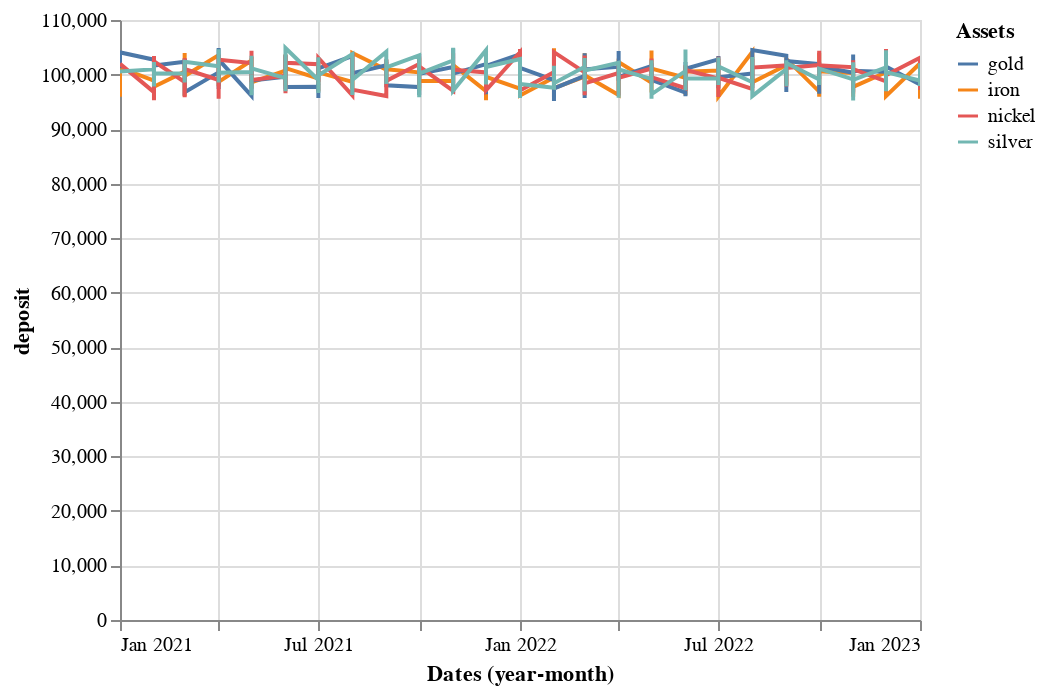

The cell this chart's notebook holds for it:
### Code cell
input_dropdown = alt.binding_select(options=['gold','iron','nickel','silver'], name='Asset')
selection = alt.selection_single(fields=['Assets'], bind=input_dropdown)
alt.Chart(df).mark_line().encode( 
    x='yearmonth(Dates):T',
    y = 'deposit',  color = 'Assets',
    tooltip = 'Balance').add_selection(
  selection
).interactive()

### Figure 1 — Vega-Lite specification as saved in the notebook (floating-point values rounded to 4 significant figures; data arrays with more than 128 entries replaced by an {"elided": "..."} marker saying what was removed)
{"config": {"view": {"continuousWidth": 400, "continuousHeight": 300}}, "data": {"name": "data-5edddd422d2bc58d3902e396aab7e2b0"}, "mark": "line", "encoding": {"color": {"field": "Assets", "type": "nominal"}, "tooltip": {"field": "Balance", "type": "quantitative"}, "x": {"field": "Dates", "timeUnit": "yearmonth", "type": "temporal"}, "y": {"field": "deposit", "type": "quantitative"}}, "selection": {"selector009": {"type": "single", "fields": ["Assets"], "bind": {"input": "select", "options": ["gold", "iron", "nickel", "silver"], "name": "Asset"}}, "selector010": {"type": "interval", "bind": "scales", "encodings": ["x", "y"]}}, "$schema": "https://vega.github.io/schema/vega-lite/v4.17.0.json", "datasets": {"data-5edddd422d2bc58d3902e396aab7e2b0": {"elided": "1000 records"}}}
